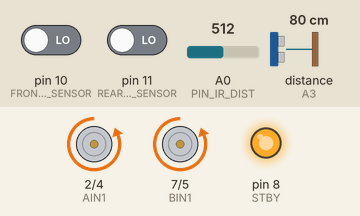
Bench run of a sketch on a simulated Arduino Uno, built with avr-gcc and run on an emulated ATmega328P. On the bench: motor-driver pin pairs drawn as motors (green arrow = first pin HIGH = forward, orange = second pin HIGH = backward, longer = more drive, scaled by the enable pin, stopped while the standby pin is LOW), output pins drawn as LEDs (lit = HIGH). Wiring (inferred from the names in the program): ultrasonic range finder: trigger pin 12; echo A3. The inputs (shaded band) are chosen by the test bench; at power-on: pin 10 (FRONT_LINE_SENSOR) LOW, A0 (PIN_IR_DIST) = 512, pin 11 (REAR_LINE_SENSOR) LOW, distance to the obstacle (sensor on A3) 80 cm. The echo pulse lasts 58.3 µs per cm; pins used as bus, display or sensor lines are not drawn.

Above: at 2.2 s.
2.3 s: pin 10 (FRONT_LINE_SENSOR) driven HIGH
At 2.7 s:
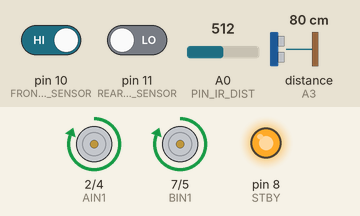
5.3 s: pin 10 (FRONT_LINE_SENSOR) driven LOW
6.8 s: A0 (PIN_IR_DIST) set to 310
8.3 s: A0 (PIN_IR_DIST) set to 293
At 9.5 s:
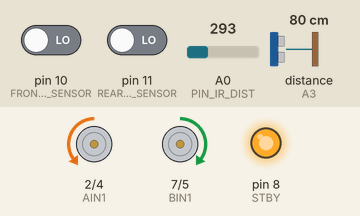
9.8 s: A0 (PIN_IR_DIST) set to 306
At 11.1 s:
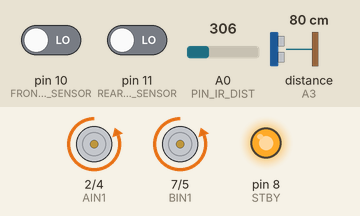
Timing chart, 0 to 12.3 s (numbered marks = the images above; inputs shaded):
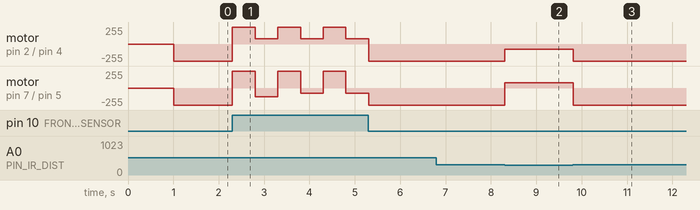

Measured:
- the behaviour switches between 301 and 300 on A0 (PIN_IR_DIST) (found by bisection; images 1 and 2)
- after the input at 6.8 s, every drawn part: stays the same
- after the input at 8.3 s, motor on pin 2 (AIN1) / pin 4 (AIN2): backward 255/255 → backward 80/255 at once; motor on pin 7 (BIN1) / pin 5 (BIN2): backward 255/255 → forward 80/255 at once
- after the input at 9.8 s, motor on pin 2 (AIN1) / pin 4 (AIN2): backward 80/255 → backward 255/255 at once; motor on pin 7 (BIN1) / pin 5 (BIN2): forward 80/255 → backward 255/255 at once

The sketch:

sumobot_example_no1_v1.ino.ino
```cpp
/***************************************************************************
 Example Code of a particular sumobot with 2 line trackers and 2 front obstacle sensors
 using ultrasonic and IR distance sensors

 This software is free provided that this notice is not removed and proper attribution
 is accorded to Layad Circuits and its Author(s).
 Layad Circuits invests resources in producing free software. By purchasing Layad Circuits'
 products or utilizing its services, you support the continuing development of free software
 for all.

 Author(s): C.D.Malecdan for Layad Circuits Electronics Engineering
 Revision: 1.0 - 2017/08/17 - initial creation
 Layad Circuits Electronics Engineering Supplies and Services
 B314 Lopez Bldg., Session Rd. cor. Assumption Rd., Baguio City, Philippines
 www.layadcircuits.com
 general: info@layadcircuits.com
 sales: sales@layadcircuits.com
 +63-916-442-8565
 * NOTES:
 * Install right motor(s) on AIN1 & AIN2
 * Install left motor(s) on BIN1 & BIN2
 * When the Single Supply microjumper is installed, install just ONE power source for
 * both Arduino (6-12V) and Motors(voltage dependes on motors). This single power source must be a voltage accepted by both Arduino and motors
 ***************************************************************************/


// change below to define if line
// is black on white background or
// white on black background.
// These define the sensor value when
// under black and white surface
// You may also use the DO and ~DO
// pins of the Saleng Tracker to
// change line configuration

#define BLK LOW  // line
#define WHT HIGH // background

// speed setting based on movement
// 255=full speed
#define SPEED_ON_TURNS 80
#define SPEED_FORWARD 255
#define SPEED_BACKWARD 255

#define AIN1 2
#define BIN1 7
#define AIN2 4
#define BIN2 5
#define PWMA 3
#define PWMB 6
#define STBY 8

#define PIN_IR_DIST  A0
#define US_TRIG 12
#define US_ECHO A3
#define FRONT_LINE_SENSOR 10
#define REAR_LINE_SENSOR 11

unsigned long us_dist, ir_dist;

void speedSetting(byte val)
{
  analogWrite(PWMA,val);
  analogWrite(PWMB,val);
}

void forward()
{
  speedSetting(SPEED_FORWARD);
  digitalWrite(AIN1,LOW);
  digitalWrite(AIN2,HIGH);
  digitalWrite(BIN1,LOW);
  digitalWrite(BIN2,HIGH);
}

void backward()
{
  speedSetting(SPEED_BACKWARD);
  digitalWrite(AIN1,HIGH);
  digitalWrite(AIN2,LOW);
  digitalWrite(BIN1,HIGH);
  digitalWrite(BIN2,LOW);
}

void turnleft()
{
  speedSetting(SPEED_ON_TURNS);
  digitalWrite(AIN1,LOW);
  digitalWrite(AIN2,HIGH);
  digitalWrite(BIN1,HIGH);
  digitalWrite(BIN2,LOW);
}

void turnright()
{
  speedSetting(SPEED_ON_TURNS);
  digitalWrite(AIN1,HIGH);
  digitalWrite(AIN2,LOW);
  digitalWrite(BIN1,LOW);
  digitalWrite(BIN2,HIGH);
}

void motorstop()
{
  digitalWrite(AIN1,LOW);
  digitalWrite(AIN2,LOW);
  digitalWrite(BIN1,LOW);
  digitalWrite(BIN2,LOW);
}

void shortbreak()
{
  digitalWrite(AIN1,HIGH);
  digitalWrite(AIN2,HIGH);
  digitalWrite(BIN1,HIGH);
  digitalWrite(BIN2,HIGH);
}


int ir_dist_sensor()
{
  return analogRead(PIN_IR_DIST);
}


unsigned long us_sensor()
{

  unsigned long d;
  float f;
  digitalWrite(US_TRIG,LOW);
  delayMicroseconds(20);
  digitalWrite(US_TRIG,HIGH);
  delayMicroseconds(100);
  digitalWrite(US_TRIG,LOW);
  d = pulseIn(US_ECHO,HIGH, 50000);
  f = ( (float)d / 29.4 ) / 2;
  d = (unsigned long)f;
  if( d ==0 ) d = 200;

  return d;
}


void setup() {
  pinMode(US_TRIG,OUTPUT);
  pinMode(US_ECHO,INPUT);
  pinMode(FRONT_LINE_SENSOR, INPUT);
  pinMode(REAR_LINE_SENSOR, INPUT);

  pinMode(AIN1,OUTPUT);
  pinMode(AIN2,OUTPUT);
  pinMode(BIN1,OUTPUT);
  pinMode(BIN2,OUTPUT);
  pinMode(STBY,OUTPUT);
  digitalWrite(STBY,HIGH);//enable driver

  //we use a slow speed to avoid
  // overshooting lines
  // and conserve battery
  // full speed = 255
  speedSetting(128);
  delay(1000); // add 1s delay
  Serial.begin(115200);

}


void loop() {

  if(digitalRead(FRONT_LINE_SENSOR) == HIGH) // front sensor was tripped
  {
      // move back
      backward();
      delay(500);
      turnright();
      delay(500);
  }
  else if(digitalRead(REAR_LINE_SENSOR) == HIGH)// rear sensor was tripped
  {
    // move back
    forward();
    delay(500);
    turnright();
    delay(500);
  }
  else // no line sensors were touched so do scan algorithm
  {
    ir_dist = ir_dist_sensor();
    us_dist = us_sensor();


    if(us_dist < 50 || ir_dist > 300)
    {
      forward();
    }
    else
    {
      turnleft();
      ir_dist = ir_dist_sensor();
      us_dist = us_sensor();
    }
  }
}
```
